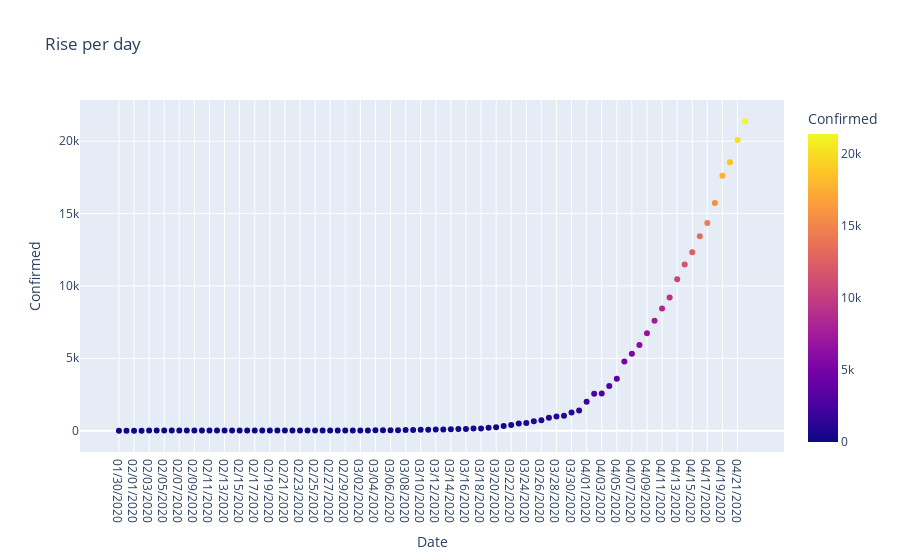

Notebook code for this chart:
### Code cell
px.scatter(india,x='Date',y='Confirmed',color='Confirmed',title='Rise per day')

### Figure 1 — Plotly figure (JSON) as saved in the notebook; plotly's stock layout.template omitted (floating-point values rounded to 4 significant figures)
{"data": [{"hovertemplate": "Date=%{x}<br>Confirmed=%{marker.color}<extra></extra>", "legendgroup": "", "marker": {"color": [1, 1, 1, 2, 3, 3, 3, 3, 3, 3, 3, 3, 3, 3, 3, 3, 3, 3, 3, 3, 3, 3, 3, 3, 3, 3, 3, 3, 3, 3, 3, 3, 5, 5, 28, 30, 31, 34, 39, 43, 56, 62, 73, 82, 102, 113, 119, 142, 156, 194, 244, 330, 396, 499, 536, 657, 727, 887, 987, 1024, 1251, 1397, 1998, 2543, 2567, 3082, 3588, 4778, 5311, 5916, 6725, 7598, 8446, 9205, 10453, 11487, 12322, 13430, 14352, 15722, 17615, 18539, 20080, 21370], "coloraxis": "coloraxis", "symbol": "circle"}, "mode": "markers", "name": "", "showlegend": false, "type": "scatter", "x": ["01/30/2020", "01/31/2020", "02/01/2020", "02/02/2020", "02/03/2020", "02/04/2020", "02/05/2020", "02/06/2020", "02/07/2020", "02/08/2020", "02/09/2020", "02/10/2020", "02/11/2020", "02/12/2020", "02/13/2020", "02/14/2020", "02/15/2020", "02/16/2020", "02/17/2020", "02/18/2020", "02/19/2020", "02/20/2020", "02/21/2020", "02/22/2020", "02/23/2020", "02/24/2020", "02/25/2020", "02/26/2020", "02/27/2020", "02/28/2020", "02/29/2020", "03/01/2020", "03/02/2020", "03/03/2020", "03/04/2020", "03/05/2020", "03/06/2020", "03/07/2020", "03/08/2020", "03/09/2020", "03/10/2020", "03/11/2020", "03/12/2020", "03/13/2020", "03/14/2020", "03/15/2020", "03/16/2020", "03/17/2020", "03/18/2020", "03/19/2020", "03/20/2020", "03/21/2020", "03/22/2020", "03/23/2020", "03/24/2020", "03/25/2020", "03/26/2020", "03/27/2020", "03/28/2020", "03/29/2020", "03/30/2020", "03/31/2020", "04/01/2020", "04/02/2020", "04/03/2020", "04/04/2020", "04/05/2020", "04/06/2020", "04/07/2020", "04/08/2020", "04/09/2020", "04/10/2020", "04/11/2020", "04/12/2020", "04/13/2020", "04/14/2020", "04/15/2020", "04/16/2020", "04/17/2020", "04/18/2020", "04/19/2020", "04/20/2020", "04/21/2020", "04/22/2020"], "xaxis": "x", "y": [1, 1, 1, 2, 3, 3, 3, 3, 3, 3, 3, 3, 3, 3, 3, 3, 3, 3, 3, 3, 3, 3, 3, 3, 3, 3, 3, 3, 3, 3, 3, 3, 5, 5, 28, 30, 31, 34, 39, 43, 56, 62, 73, 82, 102, 113, 119, 142, 156, 194, 244, 330, 396, 499, 536, 657, 727, 887, 987, 1024, 1251, 1397, 1998, 2543, 2567, 3082, 3588, 4778, 5311, 5916, 6725, 7598, 8446, 9205, 10453, 11487, 12322, 13430, 14352, 15722, 17615, 18539, 20080, 21370], "yaxis": "y"}], "layout": {"coloraxis": {"colorbar": {"title": {"text": "Confirmed"}}, "colorscale": [[0, "#0d0887"], [0.1111, "#46039f"], [0.2222, "#7201a8"], [0.3333, "#9c179e"], [0.4444, "#bd3786"], [0.5556, "#d8576b"], [0.6667, "#ed7953"], [0.7778, "#fb9f3a"], [0.8889, "#fdca26"], [1, "#f0f921"]]}, "legend": {"tracegroupgap": 0}, "title": {"text": "Rise per day"}, "xaxis": {"anchor": "y", "domain": [0, 1], "title": {"text": "Date"}}, "yaxis": {"anchor": "x", "domain": [0, 1], "title": {"text": "Confirmed"}}}}
